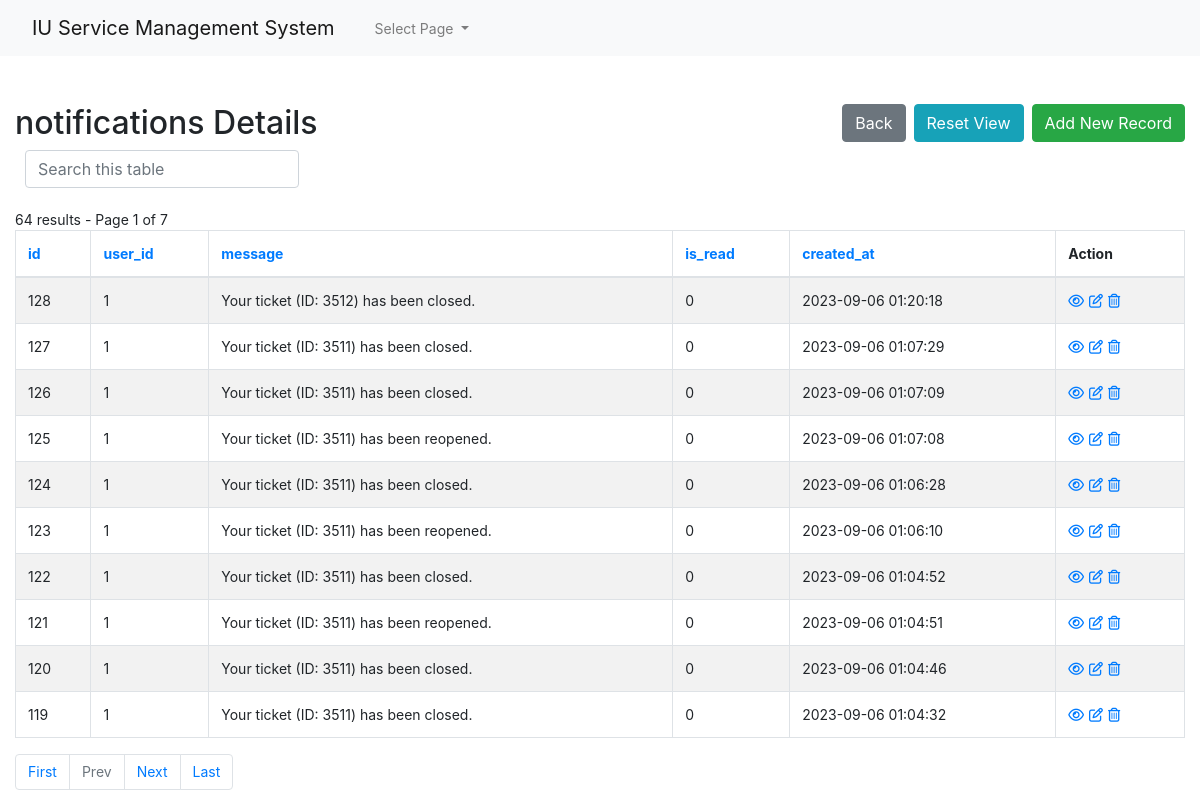
/admin1/core/app/notifications-index.php (signed in), run on the app's committed database.
### tables this page shows
CREATE TABLE `notifications` (
  `id` int(10) UNSIGNED NOT NULL,
  `user_id` int(10) UNSIGNED NOT NULL,
  `message` varchar(255) NOT NULL,
  `is_read` tinyint(1) NOT NULL DEFAULT 0,
  `created_at` datetime NOT NULL
);

### admin1/core/app/config.php (called while the page is built, shortened)
<?php
$no_of_records_per_page = 10;
?>

### admin1/core/app/notifications-index.php (the view, shortened to what this page needs)
<!DOCTYPE html>
<html lang="en">
<head>
    <link rel="stylesheet" href="https://stackpath.bootstrapcdn.com/bootstrap/4.5.0/css/bootstrap.min.css">
</head>
<?php require_once('navbar.php'); ?>
<body>
    <section class="pt-5">
        <div class="container-fluid">
            <div class="row">
                <div class="col-md-12">
                    <div class="page-header clearfix">
                        <h2 class="float-left">notifications Details</h2>
                        <a href="notifications-create.php" class="btn btn-success float-right">Add New Record</a>
                        <a href="notifications-index.php" class="btn btn-info float-right mr-2">Reset View</a>
                        <a href="index.php" class="btn btn-secondary float-right mr-2">Back</a>
                    </div>
                    <div class="form-row">
                        <form action="notifications-index.php" method="get">
                        <div class="col">
                          <input type="text" class="form-control" placeholder="Search this table" name="search">
                        </div>
                    </div>
                    <br>
                    <?php
                    require_once "config.php";
                    $domain   = $_SERVER['HTTP_HOST'];
                    $script   = $_SERVER['SCRIPT_NAME'];
                    $parameters   = $_GET ? $_SERVER['QUERY_STRING'] : "" ;
                    $protocol=($_SERVER['HTTPS'] == "on" ? "https" : "http");
                    $currenturl = $protocol . '://' . $domain. $script . '?' . $parameters;
                    if (isset($_GET['pageno'])) {
                        $pageno = $_GET['pageno'];
                    } else {
                        $pageno = 1;
                    }
                    $offset = ($pageno-1) * $no_of_records_per_page;
                    $total_pages_sql = "SELECT COUNT(*) FROM notifications";
                    $result = mysqli_query($link,$total_pages_sql);
                    $total_rows = mysqli_fetch_array($result)[0];
                    $total_pages = ceil($total_rows / $no_of_records_per_page);
                    $order = 'id';
                    $sortBy = array('asc', 'desc'); $sort = 'desc';
                    $sql = "SELECT * FROM notifications ORDER BY $order $sort LIMIT $offset, $no_of_records_per_page";
                    $count_pages = "SELECT * FROM notifications";
                    if(!empty($_GET['search'])) {
                        $search = ($_GET['search']);
                        $sql = "SELECT * FROM notifications
                            WHERE CONCAT_WS (id,user_id,message,is_read,created_at)
                            LIKE '%$search%'
                            ORDER BY $order $sort
                            LIMIT $offset, $no_of_records_per_page";
                        $count_pages = "SELECT * FROM notifications
                            WHERE CONCAT_WS (id,user_id,message,is_read,created_at)
                            LIKE '%$search%'
                            ORDER BY $order $sort";
                    }
                    else {
                        $search = "";
                    }
                    if($result = mysqli_query($link, $sql)){
                        if(mysqli_num_rows($result) > 0){
                            if ($result_count = mysqli_query($link, $count_pages)) {
                               $total_pages = ceil(mysqli_num_rows($result_count) / $no_of_records_per_page);
                           }
                            $number_of_results = mysqli_num_rows($result_count);
                            echo " " . $number_of_results . " results - Page " . $pageno . " of " . $total_pages;
                            echo "<table class='table table-bordered table-striped'>";
                                echo "<thead>";
                                    echo "<tr>";
                                        echo "<th><a href=?search=$search&sort=&order=id&sort=$sort>id</th>";
										echo "<th><a href=?search=$search&sort=&order=user_id&sort=$sort>user_id</th>";
										echo "<th><a href=?search=$search&sort=&order=message&sort=$sort>message</th>";
										echo "<th><a href=?search=$search&sort=&order=is_read&sort=$sort>is_read</th>";
										echo "<th><a href=?search=$search&sort=&order=created_at&sort=$sort>created_at</th>";
                                        echo "<th>Action</th>";
                                    echo "</tr>";
                                echo "</thead>";
                                echo "<tbody>";
                                while($row = mysqli_fetch_array($result)){
                                    echo "<tr>";
                                    echo "<td>" . htmlspecialchars($row['id']) . "</td>";echo "<td>" . htmlspecialchars($row['user_id']) . "</td>";echo "<td>" . htmlspecialchars($row['message']) . "</td>";echo "<td>" . htmlspecialchars($row['is_read']) . "</td>";echo "<td>" . htmlspecialchars($row['created_at']) . "</td>";
                                        echo "<td>";
                                            echo "<a href='notifications-read.php?id=". $row['id'] ."' title='View Record' data-toggle='tooltip'><i class='far fa-eye'></i></a>";
                                            echo "<a href='notifications-update.php?id=". $row['id'] ."' title='Update Record' data-toggle='tooltip'><i class='far fa-edit'></i></a>";
                                            echo "<a href='notifications-delete.php?id=". $row['id'] ."' title='Delete Record' data-toggle='tooltip'><i class='far fa-trash-alt'></i></a>";
                                        echo "</td>";
                                    echo "</tr>";
                                }
                                echo "</tbody>";
                            echo "</table>";
?>
                                <ul class="pagination" align-right>
                                <?php
                                    $new_url = preg_replace('/&?pageno=[^&]*/', '', $currenturl);
                                 ?>
                                    <li class="page-item"><a class="page-link" href="<?php echo $new_url .'&pageno=1' ?>">First</a></li>
                                    <li class="page-item <?php if($pageno <= 1){ echo 'disabled'; } ?>">
                                        <a class="page-link" href="<?php if($pageno <= 1){ echo '#'; } else { echo $new_url ."&pageno=".($pageno - 1); } ?>">Prev</a>
                                    </li>
                                    <li class="page-item <?php if($pageno >= $total_pages){ echo 'disabled'; } ?>">
                                        <a class="page-link" href="<?php if($pageno >= $total_pages){ echo '#'; } else { echo $new_url . "&pageno=".($pageno + 1); } ?>">Next</a>
                                    </li>
                                    <li class="page-item <?php if($pageno >= $total_pages){ echo 'disabled'; } ?>">
                                        <a class="page-item"><a class="page-link" href="<?php echo $new_url .'&pageno=' . $total_pages; ?>">Last</a>
                                    </li>
                                </ul>
<?php
                        } else{
                            echo "<p class='lead'><em>No records were found.</em></p>";
                        }
                    } else{
                        echo "ERROR: Could not able to execute $sql. " . mysqli_error($link);
                    }
                    ?>
                </div>
            </div>
        </div>
    </section>
</body>
</html>

### admin1/core/app/notifications-index.php (style rules this page uses)
.page-header h2 { margin-top: 0; }
table tr td:last-child a { margin-right: 5px; }
body { font-size: 14px; }

### data on the page
notifications: id "128", user "1", message "Your ticket (ID: 3512) has been closed.", is_read "0", created_at "2023-09-06 01:20:18"
notifications: id "127", user "1", message "Your ticket (ID: 3511) has been closed.", is_read "0", created_at "2023-09-06 01:07:29"
notifications: id "126", user "1", message "Your ticket (ID: 3511) has been closed.", is_read "0", created_at "2023-09-06 01:07:09"
notifications: id "125", user "1", message "Your ticket (ID: 3511) has been reopened.", is_read "0", created_at "2023-09-06 01:07:08"
notifications: id "124", user "1", message "Your ticket (ID: 3511) has been closed.", is_read "0", created_at "2023-09-06 01:06:28"
notifications: id "123", user "1", message "Your ticket (ID: 3511) has been reopened.", is_read "0", created_at "2023-09-06 01:06:10"
notifications: id "122", user "1", message "Your ticket (ID: 3511) has been closed.", is_read "0", created_at "2023-09-06 01:04:52"
notifications: id "121", user "1", message "Your ticket (ID: 3511) has been reopened.", is_read "0", created_at "2023-09-06 01:04:51"
notifications: id "120", user "1", message "Your ticket (ID: 3511) has been closed.", is_read "0", created_at "2023-09-06 01:04:46"
notifications: id "119", user "1", message "Your ticket (ID: 3511) has been closed.", is_read "0", created_at "2023-09-06 01:04:32"

### other printed values
$number_of_results "64"
$pageno "1"
$total_pages "7"
